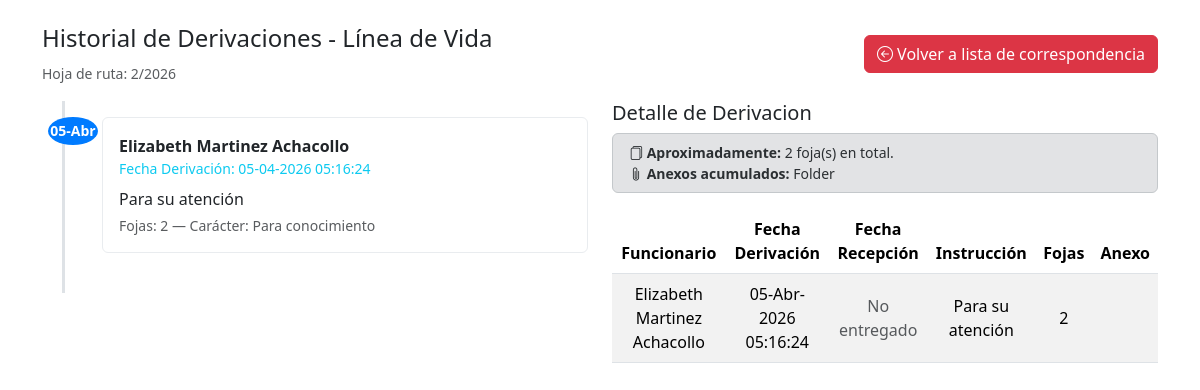
Screenshot of /derivacion/index.php?id=2 with the database file from the repository.
### tables this page shows
CREATE TABLE `correspondencia` (
  `id` int(11) NOT NULL,
  `hojaruta` varchar(255) DEFAULT NULL,
  `remitente_id` int(11) DEFAULT NULL,
  `remitente_externo` varchar(255) DEFAULT NULL,
  `idfuncionario_enturno` int(11) DEFAULT NULL,
  `tipo_remitente` enum('interno','externo') DEFAULT NULL,
  `remitente` varchar(255) DEFAULT NULL,
  `referencia` text DEFAULT NULL,
  `fojas` int(11) DEFAULT NULL,
  `anexo` varchar(255) NOT NULL,
  `fecha_registro` timestamp NOT NULL DEFAULT current_timestamp(),
  `fecha_conclusion` timestamp NULL DEFAULT NULL,
  `foto` varchar(255) DEFAULT NULL,
  `estado` varchar(255) DEFAULT NULL,
  `actualizado_en` timestamp NOT NULL DEFAULT current_timestamp(),
  `eliminado_en` timestamp NULL DEFAULT NULL,
  `agrupado_en` int(11) DEFAULT NULL
);

CREATE TABLE `derivacion` (
  `id` int(11) NOT NULL,
  `id_correspondencia` int(11) NOT NULL,
  `id_funcionario` int(11) NOT NULL,
  `fecha_derivacion` timestamp NOT NULL DEFAULT current_timestamp(),
  `fecha_entrega_derivacion` timestamp NULL DEFAULT NULL,
  `instruccion_adicional` text DEFAULT NULL,
  `fojas` varchar(255) DEFAULT NULL,
  `anexo` varchar(255) DEFAULT NULL,
  `caracter` varchar(25) DEFAULT NULL
);

CREATE TABLE `funcionario` (
  `id` int(11) NOT NULL,
  `ci` int(11) NOT NULL,
  `nombre` varchar(100) NOT NULL,
  `paterno` varchar(60) NOT NULL,
  `materno` varchar(60) NOT NULL,
  `usuario` varchar(50) NOT NULL,
  `password` varchar(255) NOT NULL,
  `contrasenia` varchar(255) NOT NULL,
  `rol` varchar(25) DEFAULT NULL,
  `id_puesto` int(11) NOT NULL,
  `id_area` int(11) DEFAULT NULL,
  `estado` varchar(12) NOT NULL,
  `creado_en` timestamp NOT NULL DEFAULT current_timestamp(),
  `actualizado_en` timestamp NOT NULL DEFAULT current_timestamp(),
  `eliminado_en` timestamp NULL DEFAULT NULL
);

### derivacion/index.php (the view, shortened to what this page needs)
<?php
require '../db.php';
$id = $_POST['id'] ?? $_GET['id'] ?? null;
$stmt = $pdo->prepare("SELECT id, hojaruta, remitente, referencia, fojas, anexo, fecha_registro, estado FROM correspondencia WHERE id = :id");
$stmt->execute([':id' => $id]);
$cor = $stmt->fetch(PDO::FETCH_ASSOC);
$sql = "SELECT d.*, f.nombre, f.paterno, f.materno
        FROM derivacion d
        LEFT JOIN funcionario f ON f.id = d.id_funcionario
        WHERE d.id_correspondencia = :id
        ORDER BY d.fecha_derivacion ASC";
$stmt2 = $pdo->prepare($sql);
$stmt2->execute([':id' => $id]);
$derivaciones = $stmt2->fetchAll(PDO::FETCH_ASSOC);
$stmtSum = $pdo->prepare("SELECT SUM(CAST(fojas AS UNSIGNED)) FROM derivacion WHERE id_correspondencia = :id");
$stmtSum->execute([':id' => $id]);
$total_fojas = (int) $stmtSum->fetchColumn();
$anexos_acumulados = [];
if (!empty(trim($cor['anexo'] ?? ''))) {
    $anexos_acumulados[] = trim($cor['anexo']);
}
$anexos_acumulados = array_unique($anexos_acumulados);
$texto_anexos = implode(', ', $anexos_acumulados);
$meses_es = [
    'Jan' => 'Ene', 'Feb' => 'Feb', 'Mar' => 'Mar', 'Apr' => 'Abr',
    'May' => 'May', 'Jun' => 'Jun', 'Jul' => 'Jul', 'Aug' => 'Ago',
    'Sep' => 'Sep', 'Oct' => 'Oct', 'Nov' => 'Nov', 'Dec' => 'Dic'
];
?>
<!doctype html>
<html lang="es">
<head>
    <link href="https://cdn.jsdelivr.net/npm/bootstrap@5.3.2/dist/css/bootstrap.min.css" rel="stylesheet">
    <link rel="stylesheet" href="https://cdn.jsdelivr.net/npm/bootstrap-icons@1.10.5/font/bootstrap-icons.css">
    <link rel="stylesheet" href="../assets/css/derivacion.css">
</head>
<body>
<div class="container mt-4">
    <div class="d-flex justify-content-between align-items-center mb-3">
        <div>
            <h4>Historial de Derivaciones - Línea de Vida</h4>
            <small class="text-muted">Hoja de ruta: <?php echo htmlspecialchars($cor['hojaruta']); ?></small>
        </div>
        <div>
            <a href="../correspondencia/index.php" class="btn btn-danger">
                <i class="bi bi-arrow-left-circle"></i> Volver a lista de correspondencia
            </a>
        </div>
    </div>
    <div class="row">
        <div class="col-lg-6">
            <div class="timeline">
                <?php if (empty($derivaciones)): ?>
                    <div class="alert alert-info">No hay derivaciones registradas para esta correspondencia.</div>
                <?php else: ?>
                    <?php foreach ($derivaciones as $index => $d): ?>
                        <div class="timeline-item">
                            <div class="time-marker">
                                <div class="circle_blue"><?php echo strtr(date('d-M', strtotime($d['fecha_derivacion'])), $meses_es); ?></div>
                            </div>
                            <div class="card p-2">
                                <div class="card-body p-2">
                                    <strong><?php echo htmlspecialchars(trim(($d['nombre'] ?? '') . ' ' . ($d['paterno'] ?? '') . ' ' . ($d['materno'] ?? ''))); ?></strong>
                                    <div class="text-info small">Fecha Derivación: <?php echo date('d-m-Y H:i:s', strtotime($d['fecha_derivacion'])); ?></div>
                                    <p class="mb-0 mt-2"><?php echo nl2br(htmlspecialchars($d['instruccion_adicional'] ?? '')); ?></p>
                                    <div class="small text-muted mt-1">Fojas: <?php echo htmlspecialchars($d['fojas']); ?> — Carácter: <?php echo htmlspecialchars($d['caracter']); ?></div>
                                </div>
                            </div>
                        </div>
                    <?php endforeach; ?>
                <?php endif; ?>
            </div>
        </div>
        <div class="col-lg-6">
            <h5>Detalle de Derivacion</h5>
            <div class="alert alert-secondary py-2 mt-2 mb-3">
                <div class="small">
                    <i class="bi bi-files"></i> <strong>Aproximadamente:</strong> <?= $total_fojas ?> foja(s) en total.
                    <?php if (!empty($texto_anexos)): ?>
                        <br><i class="bi bi-paperclip"></i> <strong>Anexos acumulados:</strong> <?= htmlspecialchars($texto_anexos) ?>
                    <?php endif; ?>
                </div>
            </div>
            <table class="table table-striped text-center align-middle">
                <thead class="text-center">
                <tr>
                    <th>Funcionario</th>
                    <th>Fecha Derivación</th>
                    <th>Fecha Recepción</th>
                    <th>Instrucción</th>
                    <th>Fojas</th>
                    <th>Anexo</th>
                </tr>
                </thead>
                <tbody>
                <?php if (!empty($derivaciones)): ?>
                    <?php foreach ($derivaciones as $d): ?>
                        <tr>
                            <td><?php echo htmlspecialchars(trim(($d['nombre'] ?? '') . ' ' . ($d['paterno'] ?? '') . ' ' . ($d['materno'] ?? ''))); ?></td>
                            <td><?php echo strtr(date('d-M-Y H:i:s', strtotime($d['fecha_derivacion'])), $meses_es); ?></td>
                            <td>
                                <?php if (!empty($d['fecha_entrega_derivacion'])): ?>
                                    <div class="d-flex flex-column align-items-center">
                                        <span>
                                            <?php echo strtr(date('d-M-Y H:i:s', strtotime($d['fecha_entrega_derivacion'])), $meses_es); ?>
                                        </span>
                                    </div>
                                <?php else: ?>
                                    <span class="text-muted">No entregado</span>
                                <?php endif; ?>
                            </td>
                            <td><?php echo nl2br(htmlspecialchars($d['instruccion_adicional'] ?? '')); ?></td>
                            <td><?php echo htmlspecialchars($d['fojas']); ?></td>
                            <td><?php echo htmlspecialchars($d['anexos'] ?? $d['anexo'] ?? ''); ?></td>
                        </tr>
                    <?php endforeach; ?>
                <?php else: ?>
                    <tr><td colspan="6">Sin registros</td></tr>
                <?php endif; ?>
                </tbody>
            </table>
        </div>
    </div>
</div>
</body>
</html>

### assets/css/derivacion.css (style rules this page uses)
.timeline { position: relative; padding: 1rem 0; }
.timeline::before { content: ''; position: absolute; left: 20px; top: 0; bottom: 0; width: 3px; background: #dee2e6; }
.timeline-item { position: relative; margin-left: 60px; margin-bottom: 1.5rem; }
.timeline-item .time-marker { position: absolute; left: -43px; width: 28px; height: 28px; border-radius: 50%; background: #ffffff; color: #fff; display: flex; align-items: center; justify-content: center; font-size: 14px; }
.timeline-item .card { box-shadow: none; border: 1px solid #e9ecef; }
.time-marker { display: flex; flex-direction: column; align-items: center; gap: 4px; }
.circle_blue { width: 50px; height: 60px; border-radius: 50%; background-color: #007bff; color: #fff; display: flex; align-items: center; justify-content: center; font-weight: bold; }

### rows the page displays
correspondencia: hojaruta "2/2026"
derivacion: fecha_derivacion "05-Abr", id_funcionario.materno "Elizabeth Martinez Achacollo", fecha_derivacion "05-04-2026 05:16:24", instruccion_adicional "Para su atención", fojas "2", caracter "Para conocimiento", fecha_derivacion "05-Abr-2026 05:16:24", shows "No entregado"

### other values shown
$total_fojas "2"
$texto_anexos "Folder"
